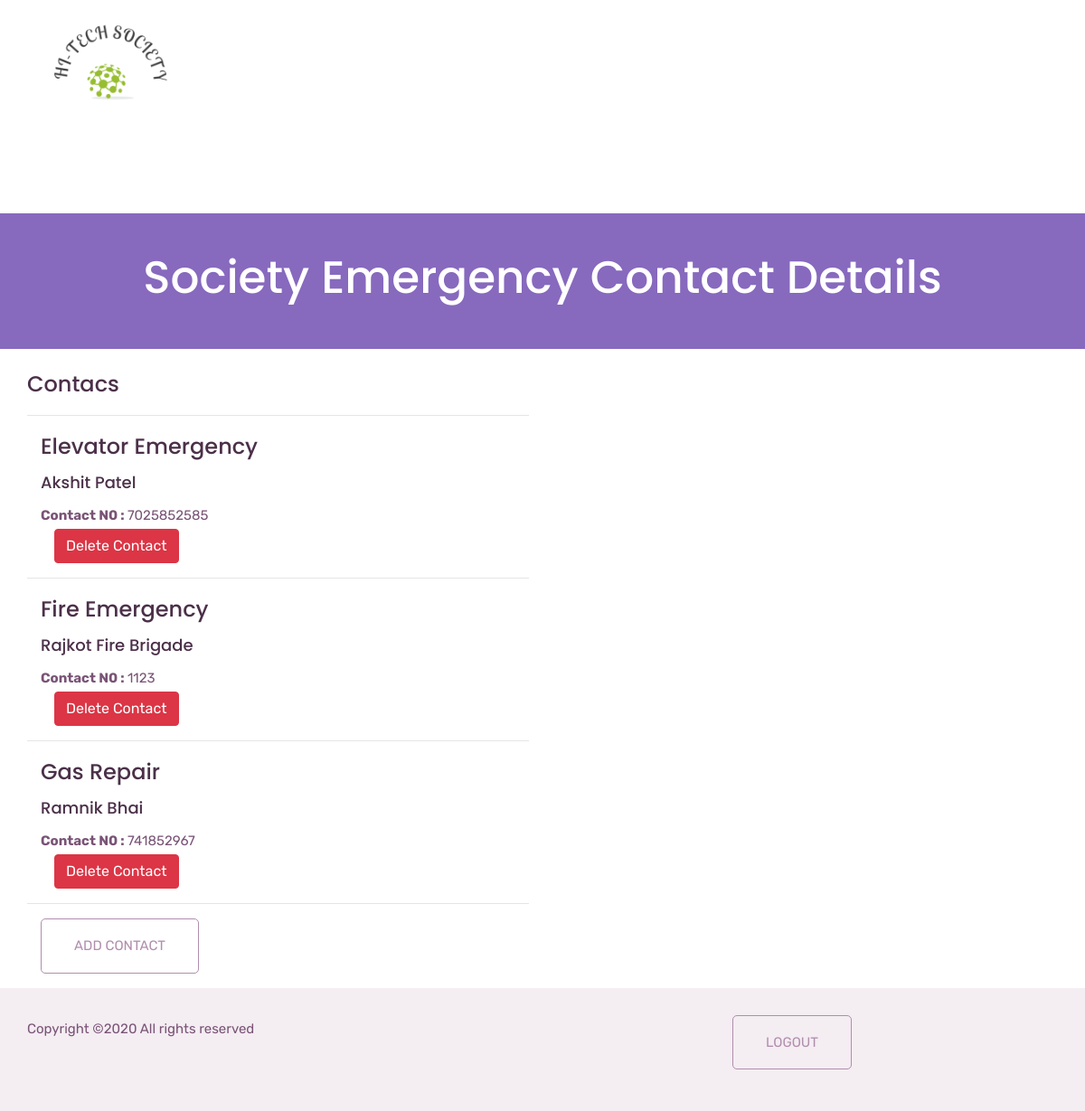
The page /Emerg-ppl.php (signed in) on the database its author committed.
### tables this page shows
CREATE TABLE IF NOT EXISTS `emergency` (
  `id` int(2) NOT NULL AUTO_INCREMENT,
  `Appartment_Id` int(10) NOT NULL,
  `Profile` varchar(50) DEFAULT NULL,
  `Name` varchar(50) DEFAULT NULL,
  `mobile` bigint(100) NOT NULL,
  `status` int(2) NOT NULL DEFAULT '1',
  PRIMARY KEY (`id`)
);

### Emerg-ppl.php (the view, shortened to what this page needs)
<?php include('php/header.php')?>
    <section class="breadcrumb_part">
        <div class="container">
            <div class="row">
                <div class="col-lg-12">
                    <div class="breadcrumb_iner">
                        <h2>Society Emergency Contact Details</h2>
                    </div>
                </div>
            </div>
        </div>
    </section>
   <section>
            <div class="container">
                <div class="row">
                    <div class="col-sm-6">
                        <br>
                     <h3 class="widget_title">Contacs</h3>
                                 <hr>
                        <?php
                        $qry="select * from emergency where Appartment_Id = '".$_SESSION['a_id']."'";
                        $result=$con->query($qry);
                        if($result->num_rows >0){
                            while($row = $result->fetch_assoc()){
                        ?>
                     <div class="media post_item">
                        <div class="media-body">
                                <div class="col-lg-12">
                                    <h3><?php echo $row['Profile']?></h3>
                                    <h4><?php echo $row['Name']?></h4>
                                    <p><strong>Contact N0 : </strong><?php echo $row['mobile']?></p>
                                    <?php
$qry1="select * from users where EmailAddress='".$_SESSION['Email']."'";
$result1=$con->query($qry1);
 if($result1->num_rows > 0){
                    $row1 = $result1->fetch_assoc();
if($row1['isSecretary'] == 1){
?>
                                    <div class="col-md-12 form-group">
                            <a  href="apis/emergencyContactDelete.php?id=<?php echo $row['id'] ?> &del=true">  <button class="btn btn-danger" >
                                Delete Contact
                                </button></a>
                        </div>
                                    <?php }}?>
                            </div>
                                <hr>
                        </div>
                    </div>
                            <?php
                            }}
                        ?>
                        <?php
$qry1="select * from users where EmailAddress='".$_SESSION['Email']."'";
$result1=$con->query($qry1);
 if($result1->num_rows > 0){
                    $row1 = $result1->fetch_assoc();
if($row1['isSecretary'] == 1){
?>
                                               <div class="col-md-12 form-group">
                            <button class="btn_3" name="contactadd" data-toggle="modal" data-target="#modal-new-event">
                                Add Contact
                            </button>
                        </div>
                        <?php }}?>
                </div>
                </div>
       </div>
   </section>
<?php include('php/footer.php')?>

### rows shown on the page
emergency: Profile "Elevator Emergency", Name "Akshit Patel", mobile "7025852585"
emergency: Profile "Fire Emergency", Name "Rajkot Fire Brigade", mobile "1123"
emergency: Profile "Gas Repair", Name "Ramnik Bhai", mobile "741852967"
